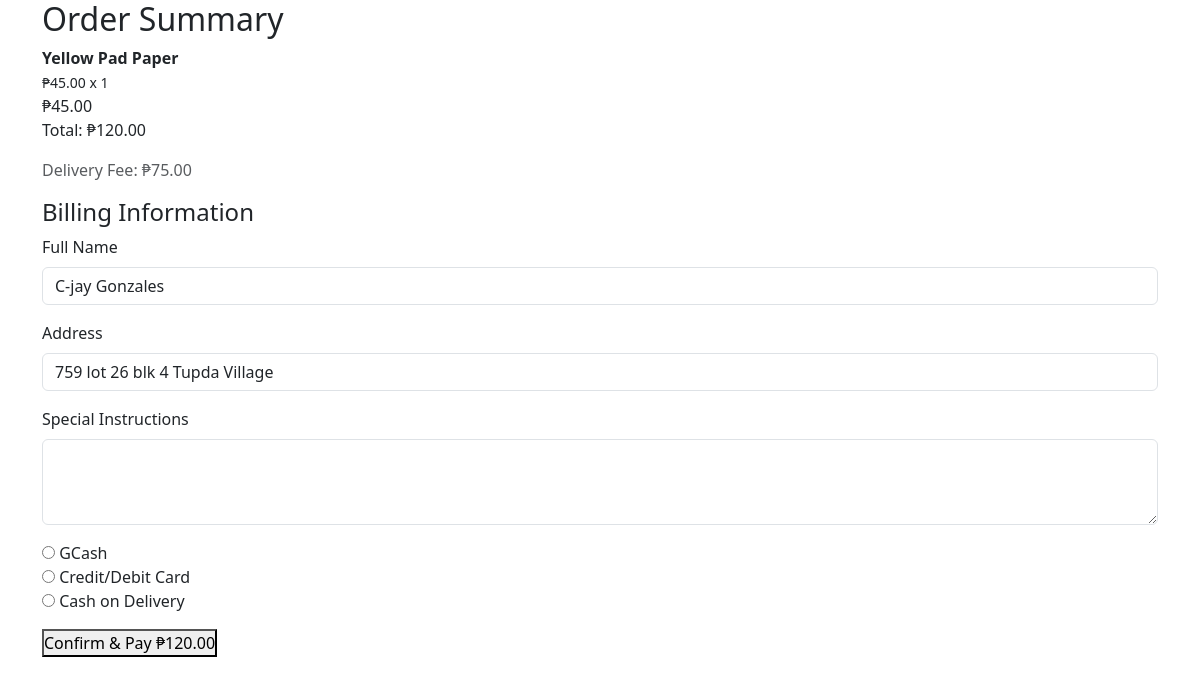
The app's page /test-files/checkout-test.php (signed in) with its own data.
### tables this page shows
CREATE TABLE `shopping_cart` (
  `cart_id` int(11) NOT NULL,
  `user_id` int(11) NOT NULL,
  `product_id` int(11) NOT NULL,
  `quantity` int(10) UNSIGNED NOT NULL DEFAULT 1,
  `added_at` timestamp NOT NULL DEFAULT current_timestamp()
);

CREATE TABLE `products` (
  `product_id` int(11) NOT NULL,
  `category_id` int(11) NOT NULL,
  `product_name` varchar(150) NOT NULL,
  `product_code` varchar(50) DEFAULT NULL,
  `description` text DEFAULT NULL,
  `price` decimal(10,2) NOT NULL,
  `stock_quantity` int(11) UNSIGNED NOT NULL,
  `unit` varchar(20) NOT NULL DEFAULT 'pieces' COMMENT 'Unit of measurement: box, pieces, reams, rolls, gallon, pack, pads',
  `min_stock_level` int(11) UNSIGNED DEFAULT 0,
  `product_image` varchar(255) DEFAULT NULL,
  `is_featured` tinyint(1) DEFAULT 0,
  `is_top_order` tinyint(1) DEFAULT 0,
  `isActive` tinyint(1) DEFAULT 1,
  `created_at` datetime DEFAULT current_timestamp(),
  `updated_at` timestamp NOT NULL DEFAULT current_timestamp() ON UPDATE current_timestamp()
);

CREATE TABLE `users` (
  `user_id` int(11) NOT NULL,
  `username` varchar(50) DEFAULT NULL,
  `email` varchar(100) NOT NULL,
  `password` varchar(255) DEFAULT NULL,
  `first_name` varchar(50) NOT NULL,
  `middle_name` varchar(50) NOT NULL,
  `last_name` varchar(50) NOT NULL,
  `gender` varchar(20) NOT NULL DEFAULT 'Prefer not to say',
  `date_of_birth` date DEFAULT NULL,
  `is_verified` tinyint(1) NOT NULL DEFAULT 0,
  `contact_number` varchar(15) NOT NULL,
  `address` text NOT NULL,
  `created_at` datetime NOT NULL DEFAULT current_timestamp(),
  `updated_at` timestamp NOT NULL DEFAULT current_timestamp() ON UPDATE current_timestamp(),
  `isActive` tinyint(1) NOT NULL,
  `verification_token` varchar(64) NOT NULL,
  `token_created_at` datetime NOT NULL DEFAULT current_timestamp(),
  `profile_image` varchar(255) DEFAULT NULL,
  `province_id` int(11) DEFAULT NULL,
  `city_id` int(11) DEFAULT NULL,
  `barangay_id` int(11) DEFAULT NULL,
  `reset_token` varchar(64) DEFAULT NULL,
  `forgot_token_expires` datetime DEFAULT NULL
);

### auth/auth.php (called while the page is built, shortened)
<?php
      $pdo = connect();
      $stmt = $pdo->prepare("SELECT * FROM users WHERE user_id = :id LIMIT 1");
      $stmt->execute([':id' => $_SESSION['user_id']]);
      $user = $stmt->fetch(PDO::FETCH_ASSOC);
?>

### test-files/checkout-test.php (the view, shortened to what this page needs)
<?php
require_once __DIR__ .'/../auth/auth.php';
$pdo = connect();
$user_id = $user['user_id'];
$getCart = "SELECT
                c.cart_id,
                c.product_id,
                p.product_name,
                p.price,
                c.quantity,
                (p.price * c.quantity) AS subtotal
            FROM shopping_cart c
            JOIN products p ON c.product_id = p.product_id
            WHERE c.user_id = ?";
$stmt = $pdo->prepare($getCart);
$stmt->execute([$user_id]);
$cartItems = $stmt->fetchAll(PDO::FETCH_ASSOC);
$total_amount = array_sum(array_column($cartItems, 'subtotal'));
$shipping_fee = 75.00;
$final_amount = $total_amount + $shipping_fee;
?>
<!DOCTYPE html>
<html lang="en">
<head>
    <link href="../bootstrap-5.3.8-dist/css/bootstrap.css" rel="stylesheet">
    <link href="../ui/homepage.css" rel="stylesheet"/>
</head>
<body>
<div class="container checkout-container">
    <div class="order-summary">
        <h2>Order Summary</h2>
        <?php foreach ($cartItems as $item): ?>
            <div class="summary-item">
                <div>
                    <strong><?= htmlspecialchars($item['product_name']) ?></strong><br>
                    <small>₱<?= number_format($item['price'], 2) ?> x <?= $item['quantity'] ?></small>
                </div>
                <div>
                    ₱<?= number_format($item['subtotal'], 2) ?>
                </div>
            </div>
        <?php endforeach; ?>
        <div class="summary-item total">
            <span>Total:</span>
            <span>₱<?= number_format($final_amount, 2) ?></span>
        </div>
        <p class="mt-3 text-muted">Delivery Fee: ₱<?= number_format($shipping_fee, 2) ?></p>
    </div>
    <div class="billing-info">
        <h4>Billing Information</h4>
        <form action="process-payment.php" method="POST">
            <div class="mb-3">
                <label for="fullname" class="form-label">Full Name</label>
                <input type="text" class="form-control" id="fullname"
                       value="<?= htmlspecialchars($user['first_name'].' '.$user['last_name']); ?>" readonly>
            </div>
            <div class="mb-3">
                <label for="address" class="form-label">Address</label>
                <input type="text" class="form-control" id="address"
                       value="<?= htmlspecialchars($user['address']); ?>" readonly>
            </div>
            <div class="mb-3">
                <label for="instructions" class="form-label">Special Instructions</label>
                <textarea class="form-control" id="instructions" name="instructions" rows="3"></textarea>
            </div>
            <div class="mb-3">
                <label><input type="radio" name="payment_method" value="GCash" required> GCash</label><br>
                <label><input type="radio" name="payment_method" value="Card"> Credit/Debit Card</label><br>
                <label><input type="radio" name="payment_method" value="COD"> Cash on Delivery</label>
            </div>
            <button type="submit" class="btn-pay">
                Confirm & Pay ₱<?= number_format($final_amount, 2) ?>
            </button>
        </form>
    </div>
</div>
</body>
</html>

### assets/css/homepage.css (style rules this page uses)
html, body { width: 100%; }
* { margin: 0; padding: 0; box-sizing: border-box; }
body { background-color: #FFFFFF; overflow-x: hidden; }

### records on screen
shopping_cart: product.product_name "Yellow Pad Paper", product.price "45.00", quantity "1", subtotal "45.00"
users: first_name+last_name "C-jay Gonzales", address "759 lot 26 blk 4 Tupda Village"

### other values on screen
$final_amount "120.00"
$shipping_fee "75.00"
